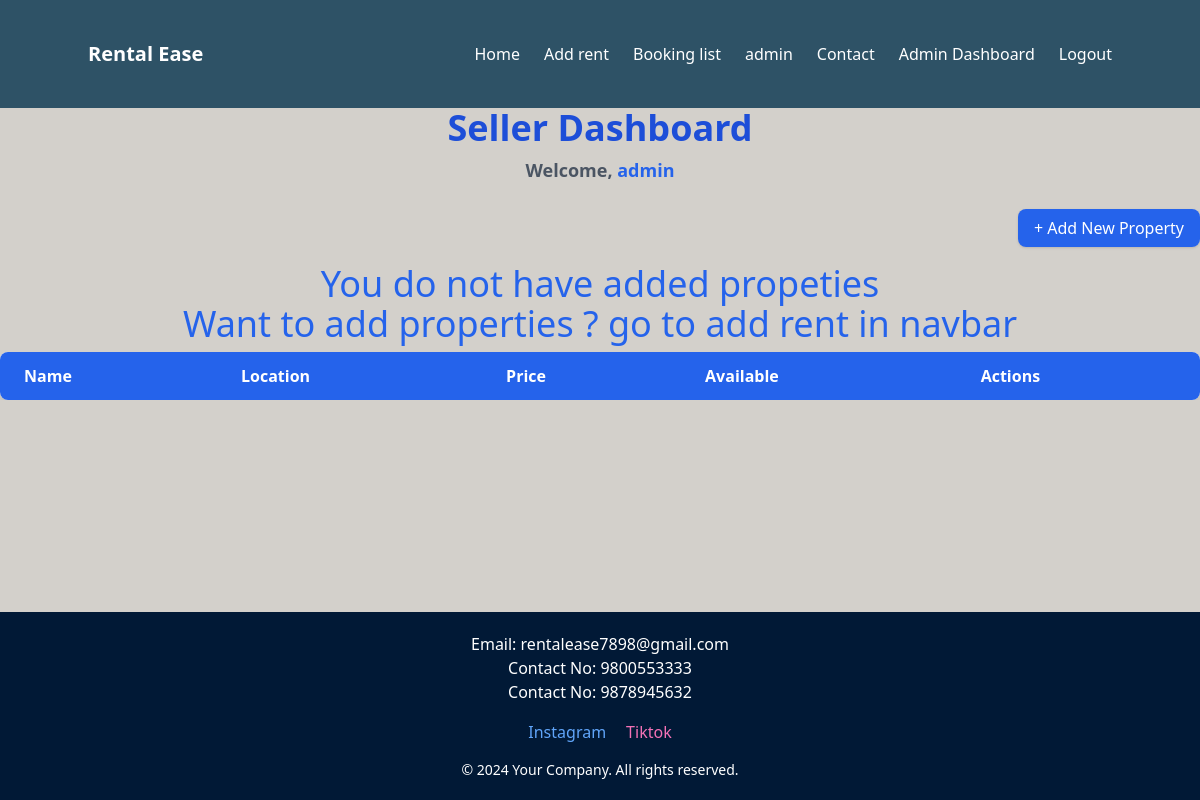
/seller_dashboard/ (signed in), run on an earlier commit of the app's database.
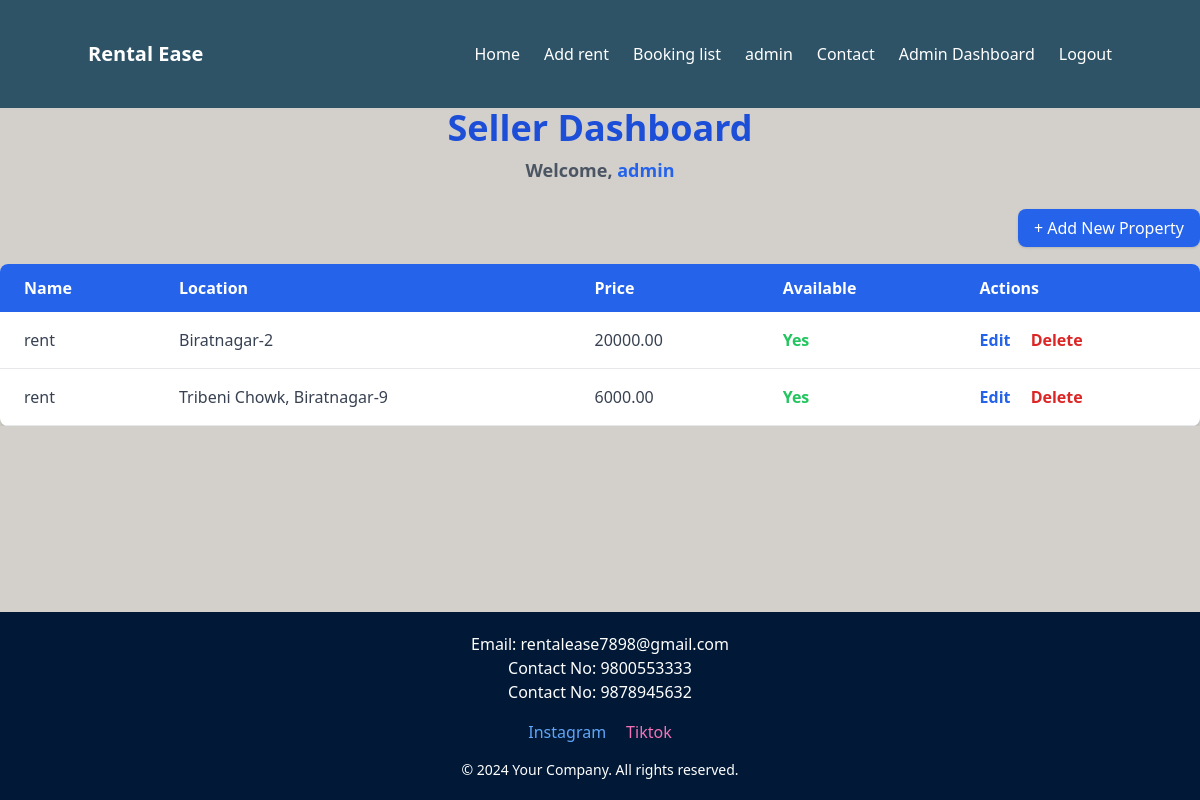
And on a later commit of the database.
### app/models.py (models this page shows, shortened)
class Property(models.Model):
    seller = models.ForeignKey(User, on_delete=models.CASCADE, related_name='properties',default=True)
    title = models.CharField(max_length=255)
    description = models.TextField()
    price = models.DecimalField(max_digits=10, decimal_places=2)
    location = models.CharField(max_length=255)
    approval_status = models.CharField(
        max_length=10,
        choices=[('approved', 'Approved'), ('rejected', 'Rejected'), ('pending', 'Pending')],
        default='pending'
    )
    is_available = models.BooleanField(default=True)
    is_booked = models.BooleanField(default=False)
    image = models.ImageField(upload_to='property_images/', blank=True, null=True)
    slug = models.SlugField(unique=True, blank=True)  # Unique slug for the property

### app/views.py (the view)
# urls.py: path('seller_dashboard/', seller_dashboard, name='seller'),
@login_required
def seller_dashboard(request):
    if request.user.is_authenticated:
        seller_id = request.user.id
        properties = Property.objects.filter(seller=request.user)
        context = {
            'seller_id': seller_id,
            'properties': properties
        }
        return render(request, 'seller_dashboard.html', context)
    else:
        return redirect('login')

### app/templates/seller_dashboard.html
{% extends 'navbar_footer.html' %}
{% block content %}
        <div class="mb-8 text-center">
            <h1 class="text-4xl font-bold text-blue-700 mb-2">Seller Dashboard</h1>
            <p class="text-gray-600 text-lg font-semibold">
                Welcome, <span class="text-blue-600">{{ request.user }}</span>
            </p>
        </div>
        <div class="text-right mb-6">
            <a href="{% url 'add_property' %}" class="bg-blue-600 text-white py-2 px-4 rounded-lg shadow hover:bg-blue-700 transition duration-300 ease-in-out">
                + Add New Property
            </a>
        </div>
        <div class="overflow-x-auto">
            <table class="min-w-full bg-white rounded-lg shadow-lg overflow-hidden">
                <thead class="bg-blue-600 text-white">
                    <tr>
                        <th class="py-3 px-6 text-left font-semibold">Name</th>
                        <th class="py-3 px-6 text-left font-semibold">Location</th>
                        <th class="py-3 px-6 text-left font-semibold">Price</th>
                        <th class="py-3 px-6 text-left font-semibold">Available</th>
                        <th class="py-3 px-6 text-left font-semibold">Actions</th>
                    </tr>
                </thead>
                <tbody class="text-gray-700">
                    {%if properties%}
                    {% for property in properties %}
                    <tr class="border-b border-gray-200 hover:bg-gray-100 transition duration-150">
                        <td class="py-4 px-6">{{ property.title }}</td>
                        <td class="py-4 px-6">{{ property.location }}</td>
                        <td class="py-4 px-6">{{ property.price }}</td>
                        <td class="py-4 px-6">
                            {% if property.is_available %}
                                <span class="text-green-500 font-semibold">Yes</span>
                            {% else %}
                                <span class="text-red-500 font-semibold">No</span>
                            {% endif %}
                        </td>
                        <td class="py-4 px-6 space-x-4">
                            <a href="{% url 'update_property' property.pk %}" class="text-blue-600 hover:text-blue-800 font-semibold transition duration-200">Edit</a>
                            <a href="{% url 'delete_property' property.pk %}" class="text-red-600 hover:text-red-800 font-semibold transition duration-200">Delete</a>
                        </td>
                    </tr>
                    {% endfor %}
                    {%else%}
                    <h1 class="text-center text-blue-600 text-4xl">You do not have added propeties</h1>
                    <h1  class="text-center text-blue-600 text-4xl mb-2">Want to add properties ? go to add rent in navbar</h1>
{%endif%}
                </tbody>
            </table>
        </div>
{% endblock %}

What changed in the data, as far as the page shows it:
now on this page (row edited): Property: title "rent", location "Biratnagar-2", price "20000.00", is_available "Yes"
added Property: title "rent", location "Tribeni Chowk, Biratnagar-9", price "6000.00", is_available "Yes"
Also different on the page:
text no longer shown: "You do not have added propeties Want to add properties ? go to add rent in navbar"
